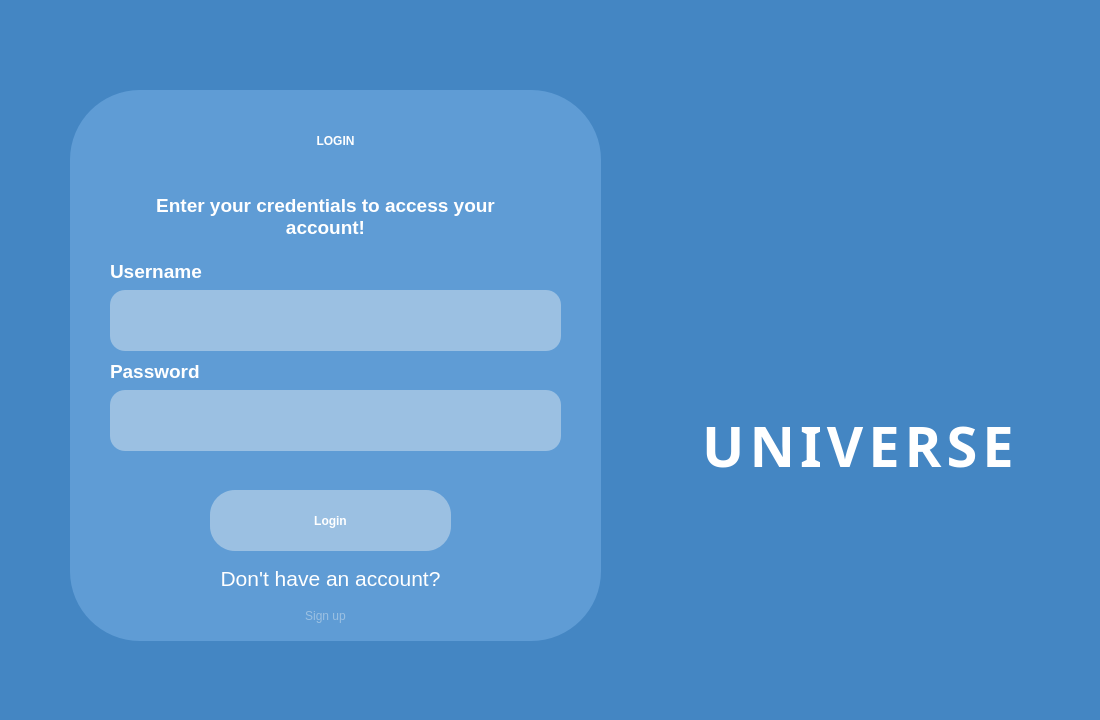
<?xml version="1.0" encoding="UTF-8"?>
<ui version="4.0">
 <class>MainWindow</class>
 <widget class="QMainWindow" name="MainWindow">
  <property name="geometry">
   <rect>
    <x>0</x>
    <y>0</y>
    <width>1100</width>
    <height>720</height>
   </rect>
  </property>
  <property name="windowTitle">
   <string>MainWindow</string>
  </property>
  <property name="iconSize">
   <size>
    <width>30</width>
    <height>30</height>
   </size>
  </property>
  <widget class="QWidget" name="centralwidget">
   <widget class="QLabel" name="label">
    <property name="geometry">
     <rect>
      <x>-16</x>
      <y>0</y>
      <width>1130</width>
      <height>750</height>
     </rect>
    </property>
    <property name="styleSheet">
     <string notr="true">background-color: #4486c3;</string>
    </property>
    <property name="frameShape">
     <enum>QFrame::Shape::NoFrame</enum>
    </property>
    <property name="frameShadow">
     <enum>QFrame::Shadow::Raised</enum>
    </property>
    <property name="text">
     <string/>
    </property>
   </widget>
   <widget class="QLabel" name="label_2">
    <property name="geometry">
     <rect>
      <x>70</x>
      <y>90</y>
      <width>531</width>
      <height>551</height>
     </rect>
    </property>
    <property name="styleSheet">
     <string notr="true">background-color: #5f9cd5;
border-radius: 70px;
</string>
    </property>
    <property name="frameShape">
     <enum>QFrame::Shape::Box</enum>
    </property>
    <property name="frameShadow">
     <enum>QFrame::Shadow::Plain</enum>
    </property>
    <property name="text">
     <string/>
    </property>
   </widget>
   <widget class="QLabel" name="label_3">
    <property name="geometry">
     <rect>
      <x>220</x>
      <y>110</y>
      <width>231</width>
      <height>61</height>
     </rect>
    </property>
    <property name="styleSheet">
     <string notr="true">font: 40pt &quot;Allerta&quot;;
border:0px;
color:white;
font-weight:bold;</string>
    </property>
    <property name="frameShape">
     <enum>QFrame::Shape::Panel</enum>
    </property>
    <property name="text">
     <string>LOGIN</string>
    </property>
    <property name="alignment">
     <set>Qt::AlignmentFlag::AlignCenter</set>
    </property>
   </widget>
   <widget class="QTextBrowser" name="textBrowser">
    <property name="geometry">
     <rect>
      <x>120</x>
      <y>190</y>
      <width>411</width>
      <height>71</height>
     </rect>
    </property>
    <property name="styleSheet">
     <string notr="true">background-color: #5f9cd5;
border:0px;
font:20pt &quot;Allerta&quot;;
color:white;</string>
    </property>
    <property name="html">
     <string>&lt;!DOCTYPE HTML PUBLIC &quot;-//W3C//DTD HTML 4.0//EN&quot; &quot;http://www.w3.org/TR/REC-html40/strict.dtd&quot;&gt;
&lt;html&gt;&lt;head&gt;&lt;meta name=&quot;qrichtext&quot; content=&quot;1&quot; /&gt;&lt;meta charset=&quot;utf-8&quot; /&gt;&lt;style type=&quot;text/css&quot;&gt;
p, li { white-space: pre-wrap; }
hr { height: 1px; border-width: 0; }
li.unchecked::marker { content: &quot;\2610&quot;; }
li.checked::marker { content: &quot;\2612&quot;; }
&lt;/style&gt;&lt;/head&gt;&lt;body style=&quot; font-family:'Allerta'; font-size:20pt; font-weight:400; font-style:normal;&quot;&gt;
&lt;p align=&quot;center&quot; style=&quot; margin-top:0px; margin-bottom:0px; margin-left:0px; margin-right:0px; -qt-block-indent:0; text-indent:0px;&quot;&gt;&lt;span style=&quot; font-size:14pt; font-weight:700;&quot;&gt;Enter your credentials to access your account!&lt;/span&gt;&lt;/p&gt;&lt;/body&gt;&lt;/html&gt;</string>
    </property>
   </widget>
   <widget class="QLineEdit" name="lineEdit">
    <property name="geometry">
     <rect>
      <x>110</x>
      <y>290</y>
      <width>451</width>
      <height>61</height>
     </rect>
    </property>
    <property name="styleSheet">
     <string notr="true">background-color:#9bc0e2;
border-radius:15px;
border:0px;
color:white;
font:20px;</string>
    </property>
    <property name="text">
     <string/>
    </property>
   </widget>
   <widget class="QLabel" name="label_4">
    <property name="geometry">
     <rect>
      <x>110</x>
      <y>260</y>
      <width>111</width>
      <height>20</height>
     </rect>
    </property>
    <property name="styleSheet">
     <string notr="true">font:12pt &quot;Allerta&quot;;
color:white;</string>
    </property>
    <property name="text">
     <string>&lt;html&gt;&lt;head/&gt;&lt;body&gt;&lt;p&gt;&lt;span style=&quot; font-size:14pt; font-weight:700;&quot;&gt;Username&lt;/span&gt;&lt;/p&gt;&lt;/body&gt;&lt;/html&gt;</string>
    </property>
   </widget>
   <widget class="QLineEdit" name="lineEdit_2">
    <property name="geometry">
     <rect>
      <x>110</x>
      <y>390</y>
      <width>451</width>
      <height>61</height>
     </rect>
    </property>
    <property name="styleSheet">
     <string notr="true">background-color:#9bc0e2;
border-radius:15px;
border:0px;
color:white;
font:20px;</string>
    </property>
    <property name="text">
     <string/>
    </property>
    <property name="echoMode">
     <enum>QLineEdit::EchoMode::Password</enum>
    </property>
   </widget>
   <widget class="QLabel" name="label_5">
    <property name="geometry">
     <rect>
      <x>110</x>
      <y>360</y>
      <width>111</width>
      <height>20</height>
     </rect>
    </property>
    <property name="styleSheet">
     <string notr="true">font:12pt &quot;Allerta&quot;;
color:white;</string>
    </property>
    <property name="text">
     <string>&lt;html&gt;&lt;head/&gt;&lt;body&gt;&lt;p&gt;&lt;span style=&quot; font-size:14pt; font-weight:700;&quot;&gt;Password&lt;/span&gt;&lt;/p&gt;&lt;/body&gt;&lt;/html&gt;</string>
    </property>
   </widget>
   <widget class="QPushButton" name="pushButton">
    <property name="geometry">
     <rect>
      <x>210</x>
      <y>490</y>
      <width>241</width>
      <height>61</height>
     </rect>
    </property>
    <property name="styleSheet">
     <string notr="true">background-color:#9bc0e2;
border-radius:25px;
border:0px;
font:15pt &quot;Allerta&quot;;
color:white;
font-weight:bold;</string>
    </property>
    <property name="text">
     <string>Login</string>
    </property>
   </widget>
   <widget class="QLabel" name="label_6">
    <property name="geometry">
     <rect>
      <x>100</x>
      <y>560</y>
      <width>461</width>
      <height>51</height>
     </rect>
    </property>
    <property name="styleSheet">
     <string notr="true">font:12pt &quot;Allerta&quot;;</string>
    </property>
    <property name="text">
     <string>&lt;html&gt;&lt;head/&gt;&lt;body&gt;&lt;p align=&quot;center&quot;&gt;&lt;span style=&quot; font-size:16pt; color:#ffffff;&quot;&gt;Don't have an account?&lt;/span&gt;&lt;span style=&quot; color:#9bc0e2;&quot;&gt;&lt;br/&gt;&lt;/span&gt;&lt;/p&gt;&lt;/body&gt;&lt;/html&gt;</string>
    </property>
   </widget>
   <widget class="QPushButton" name="pushButton_2">
    <property name="geometry">
     <rect>
      <x>240</x>
      <y>600</y>
      <width>171</width>
      <height>31</height>
     </rect>
    </property>
    <property name="styleSheet">
     <string notr="true">border:0px;
font:17pt &quot;Allerta&quot;;
color:#9bc0e2;
</string>
    </property>
    <property name="text">
     <string>Sign up</string>
    </property>
   </widget>
   <widget class="QLabel" name="label_7">
    <property name="geometry">
     <rect>
      <x>630</x>
      <y>80</y>
      <width>461</width>
      <height>421</height>
     </rect>
    </property>
    <property name="text">
     <string/>
    </property>
    <property name="pixmap">
     <pixmap>../assets/images/Test_logo_2.png</pixmap>
    </property>
    <property name="scaledContents">
     <bool>true</bool>
    </property>
   </widget>
   <widget class="QLabel" name="label_8">
    <property name="geometry">
     <rect>
      <x>670</x>
      <y>405</y>
      <width>381</width>
      <height>81</height>
     </rect>
    </property>
    <property name="font">
     <font>
      <family>Crimson Text Semibold</family>
      <pointsize>42</pointsize>
      <italic>false</italic>
      <bold>true</bold>
     </font>
    </property>
    <property name="styleSheet">
     <string notr="true">letter-spacing:5px;
font: 600 42pt &quot;Crimson Text Semibold&quot;;
border:0px;
color:white;
font-weight:bold;</string>
    </property>
    <property name="frameShape">
     <enum>QFrame::Shape::Panel</enum>
    </property>
    <property name="text">
     <string>&lt;html&gt;&lt;head/&gt;&lt;body&gt;&lt;p align=&quot;center&quot;&gt;UNIVERSE&lt;/p&gt;&lt;/body&gt;&lt;/html&gt;</string>
    </property>
    <property name="alignment">
     <set>Qt::AlignmentFlag::AlignCenter</set>
    </property>
   </widget>
  </widget>
  <action name="actiontext1">
   <property name="text">
    <string>text1</string>
   </property>
  </action>
  <action name="actiontext2">
   <property name="text">
    <string>text2</string>
   </property>
  </action>
  <action name="actiontext3">
   <property name="text">
    <string>text3</string>
   </property>
  </action>
 </widget>
 <resources/>
 <connections/>
</ui>
